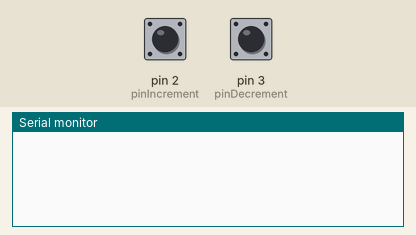
Simulated run of this sketch. Board: Arduino Uno, built with avr-gcc and run on an emulated ATmega328P. Parts: the last lines printed to the serial monitor. Inputs (shaded band) come from the test bench; at power-on: pin 2 (pinIncrement) HIGH, pin 3 (pinDecrement) HIGH.

Above: at 1.2 s.
1.3 s: pin 2 (pinIncrement) pulled LOW for 0.15 s
At 2.2 s:
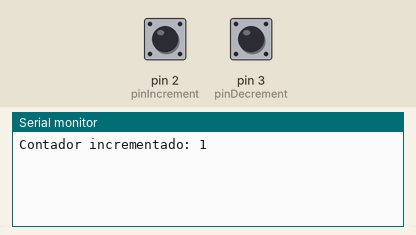
2.9 s: pin 3 (pinDecrement) pulled LOW for 0.15 s
At 3.5 s:
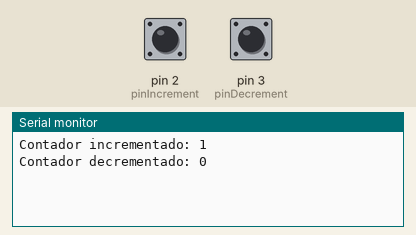
4.5 s: pin 3 (pinDecrement) pulled LOW for 1 s
At 5.9 s:
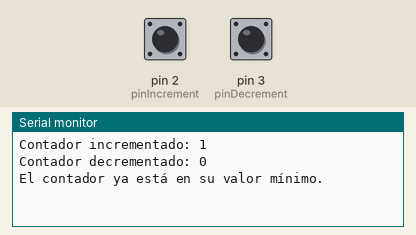

Measured:
- after the input at 1.3 s, the serial monitor: prints a new line after 0.05 s (image 1)
- after the input at 2.9 s, the serial monitor: prints a new line after 0.05 s (image 2)
- after the input at 4.5 s, the serial monitor: prints a new line after 0.05 s (image 3)

The sketch:

PARTE4_de_la_practica_4.ino
```cpp
/*
   Fundacion Kinal
   Centro educativo tecnico laboral Kinal
   Quinto perito
   Quinto electronica
   Codigo Tecnico: EB5AM / EB5AV
   Curso: Taller de electronica digital y reparacion de computadoras I
   Proyecto: Contador del 0 al 99 en incremento y decremento
   Dev: Profe. Alejandro Lopez Navas
   Fecha: 03 de Mayo
*/

const int pinIncrement = 2; // Pin para el interruptor de incremento
const int pinDecrement = 3; // Pin para el interruptor de decremento
int contador = 0; // Variable para almacenar el valor del contador

void setup() {
  Serial.begin(9600); // Inicializar la comunicación serial a 9600 baudios
  pinMode(pinIncrement, INPUT_PULLUP); // Configurar el pin del interruptor de incremento como entrada con pull-up
  pinMode(pinDecrement, INPUT_PULLUP); // Configurar el pin del interruptor de decremento como entrada con pull-up
}

void loop() {
  // Verificar el interruptor de incremento
  if (digitalRead(pinIncrement) == LOW) {
    delay(50);
    if (digitalRead(pinIncrement) == LOW) {
      if (contador < 99) {
        contador++;
        Serial.print("Contador incrementado: ");
        Serial.println(contador);
      } else{
        Serial.println("El contador llego al valor maximo");
      }
      while (digitalRead(pinIncrement) == LOW) {} // Esperar a que el botón de incremento se suelte
    }
  }

  // Verificar el interruptor de decremento
  if (digitalRead(pinDecrement) == LOW) {
    delay(50);
    if (digitalRead(pinDecrement) == LOW) {
      if (contador > 0) {
        contador--;
        Serial.print("Contador decrementado: ");
        Serial.println(contador);
      } else {
        Serial.println("El contador ya está en su valor mínimo.");
      }
      while (digitalRead(pinDecrement) == LOW) {} // Esperar a que el botón de decremento se suelte
    }
  }
}
```
